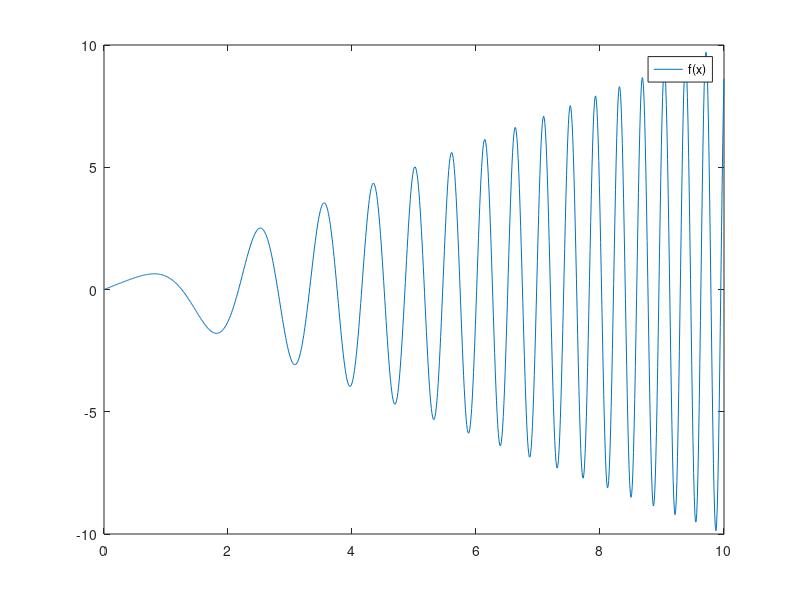

This chart was generated by the following MATLAB code: (Note: this script raises an error after producing the figure.)
addpath('../Biblioteca')
clc
clear all
close all

display ("Apartado 2. aproxDeriv3Vect y aproxIntegrales")

f= @(x) x.*cos(x.^2);
x=linspace(0,10,1001); # espacio (10-0)/1000(subintervalos) = 1/100
y=f(x);
plot(x,y,';f(x);')
set(1,"position", [100, 206, 560, 420])
hold on
deriv=aproxDeriv3Vect(x,y);
#la amplitud aumenta porque la derivada tiene un x^2...
plot(x,deriv,';df(x) aprox;')

figure(2)
disp ('Tiempo trapecio:')
tic
for k=1:length(x)
  trap(k)=trapecio(f,0,x(k),200);
#Esta estrategia es mala porque calculamos en cada paso, toda la integral, en lugar de
#aprovechar la propiedad aditiva de la integral para calcular la integral de ese hueco
#más la integral calculada en el paso anterior
endfor
toc
plot(x,trap,'b ;Trapecio;')
set(2,"position", [660, 560, 560, 420])
hold on
# se puede observar un ligero decremento de la amplitud con este método, cosa que no
# deberia suceder al calcular la integral. Podemos calcularla de una forma más inteligente.

disp ('Tiempo trapecio inteligente:')
trapint(1)=0;
tic
for k=2:length(x)
  trapint(k)=trapint(k-1)+trapecio(f,x(k-1),x(k),2);
endfor
toc
plot(x,trapint,'r ;TrapecioInteligente;')


figure(3)
simp(1)=0;
disp ('Tiempo Simpson:')
tic
for k=2:length(x)
  simp(k)=simp(k-1)+simpson(f,x(k-1),x(k),2);
endfor
toc
plot(x,simp,'y ;Simpson;')
set(3,"position", [1220, 206, 560, 420])

figure(4)

gauss(1)=0;
disp ('Tiempo GaussLegendre:')
tic
for k=2:length(x)
  gauss(k)=gauss(k-1)+gaussLegendre(f,x(k-1),x(k),2,2);
endfor
toc
plot(x,gauss, 'g ;GaussLegendre;')
set(4,"position", [660, 40, 560, 420])

#Si queréis profundizar más sobre cuadratura, investigad el paquete QuadPack

rmpath('../Biblioteca')
